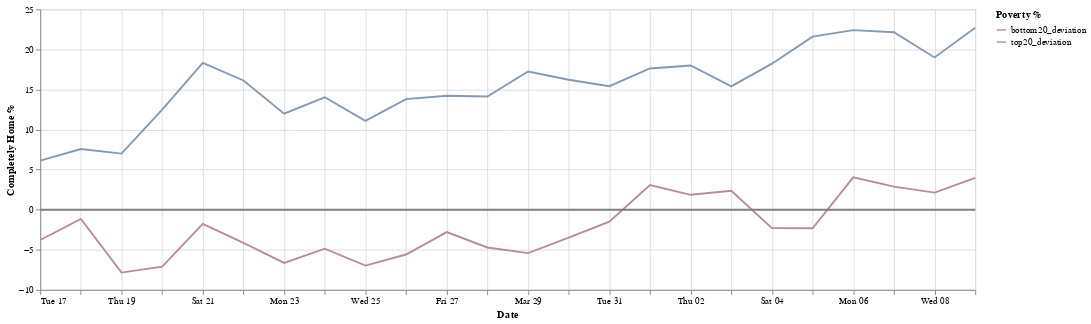

Write notebook code for a chart like this one.
### Markdown cell above
**Oct. 14, 2020: LA County Sees Rise In Workplace Outbreaks As Infection Rate Creeps Upward**

---

### Code cell
start_date = '2020-10-12'
end_date = '2020-10-24'
df3 = apply_date_filter(df,start_date,end_date)
chart = create_chart(df3)
chart

### Figure 1 — Vega-Lite specification as saved in the notebook (floating-point values rounded to 4 significant figures)
{"config": {"view": {"continuousHeight": 300, "continuousWidth": 400}, "range": {"category": {"scheme": ["#E15759", "#a0aab4", "#4E79A7"]}}}, "layer": [{"mark": "line", "encoding": {"color": {"type": "nominal", "field": "Poverty %"}, "x": {"type": "temporal", "field": "date", "title": "Date"}, "y": {"type": "quantitative", "field": "completely home %", "title": "Completely Home %"}}, "transform": [{"fold": ["bottom20_deviation", "top20_deviation"], "as": ["Poverty %", "completely home %"]}], "width": 1000}, {"mark": {"type": "line", "color": "grey"}, "encoding": {"x": {"type": "temporal", "field": "date"}, "y": {"type": "quantitative", "field": "mean 2019"}}}], "data": {"name": "data-545537df846404ac7cc27708bc830069"}, "$schema": "https://vega.github.io/schema/vega-lite/v4.8.1.json", "datasets": {"data-545537df846404ac7cc27708bc830069": [{"date": "2020-03-26T00:00:00+00:00", "top20_perc": 43.94, "bottom20_perc": 24.55, "top20_deviation": 13.79, "bottom20_deviation": -5.592, "mean 2019": 0}, {"date": "2020-03-25T00:00:00+00:00", "top20_perc": 41.23, "bottom20_perc": 23.18, "top20_deviation": 11.08, "bottom20_deviation": -6.968, "mean 2019": 0}, {"date": "2020-03-20T00:00:00+00:00", "top20_perc": 42.64, "bottom20_perc": 23.04, "top20_deviation": 12.5, "bottom20_deviation": -7.102, "mean 2019": 0}, {"date": "2020-04-09T00:00:00+00:00", "top20_perc": 52.84, "bottom20_perc": 34.12, "top20_deviation": 22.7, "bottom20_deviation": 3.978, "mean 2019": 0}, {"date": "2020-03-24T00:00:00+00:00", "top20_perc": 44.18, "bottom20_perc": 25.28, "top20_deviation": 14.03, "bottom20_deviation": -4.867, "mean 2019": 0}, {"date": "2020-03-27T00:00:00+00:00", "top20_perc": 44.36, "bottom20_perc": 27.35, "top20_deviation": 14.21, "bottom20_deviation": -2.8, "mean 2019": 0}, {"date": "2020-03-22T00:00:00+00:00", "top20_perc": 46.27, "bottom20_perc": 26.0, "top20_deviation": 16.13, "bottom20_deviation": -4.142, "mean 2019": 0}, {"date": "2020-03-28T00:00:00+00:00", "top20_perc": 44.27, "bottom20_perc": 25.43, "top20_deviation": 14.13, "bottom20_deviation": -4.715, "mean 2019": 0}, {"date": "2020-04-08T00:00:00+00:00", "top20_perc": 49.14, "bottom20_perc": 32.28, "top20_deviation": 18.99, "bottom20_deviation": 2.137, "mean 2019": 0}, {"date": "2020-03-19T00:00:00+00:00", "top20_perc": 37.14, "bottom20_perc": 22.3, "top20_deviation": 6.997, "bottom20_deviation": -7.846, "mean 2019": 0}, {"date": "2020-04-01T00:00:00+00:00", "top20_perc": 47.76, "bottom20_perc": 33.23, "top20_deviation": 17.62, "bottom20_deviation": 3.08, "mean 2019": 0}, {"date": "2020-04-03T00:00:00+00:00", "top20_perc": 45.53, "bottom20_perc": 32.5, "top20_deviation": 15.39, "bottom20_deviation": 2.354, "mean 2019": 0}, {"date": "2020-04-06T00:00:00+00:00", "top20_perc": 52.56, "bottom20_perc": 34.18, "top20_deviation": 22.41, "bottom20_deviation": 4.033, "mean 2019": 0}, {"date": "2020-03-29T00:00:00+00:00", "top20_perc": 47.39, "bottom20_perc": 24.73, "top20_deviation": 17.25, "bottom20_deviation": -5.42, "mean 2019": 0}, {"date": "2020-04-04T00:00:00+00:00", "top20_perc": 48.37, "bottom20_perc": 27.84, "top20_deviation": 18.22, "bottom20_deviation": -2.304, "mean 2019": 0}, {"date": "2020-03-17T00:00:00+00:00", "top20_perc": 36.26, "bottom20_perc": 26.36, "top20_deviation": 6.119, "bottom20_deviation": -3.781, "mean 2019": 0}, {"date": "2020-04-02T00:00:00+00:00", "top20_perc": 48.14, "bottom20_perc": 32.01, "top20_deviation": 17.99, "bottom20_deviation": 1.862, "mean 2019": 0}, {"date": "2020-03-18T00:00:00+00:00", "top20_perc": 37.71, "bottom20_perc": 28.98, "top20_deviation": 7.567, "bottom20_deviation": -1.162, "mean 2019": 0}, {"date": "2020-03-31T00:00:00+00:00", "top20_perc": 45.56, "bottom20_perc": 28.65, "top20_deviation": 15.41, "bottom20_deviation": -1.491, "mean 2019": 0}, {"date": "2020-03-23T00:00:00+00:00", "top20_perc": 42.14, "bottom20_perc": 23.5, "top20_deviation": 11.99, "bottom20_deviation": -6.644, "mean 2019": 0}, {"date": "2020-03-30T00:00:00+00:00", "top20_perc": 46.36, "bottom20_perc": 26.65, "top20_deviation": 16.22, "bottom20_deviation": -3.499, "mean 2019": 0}, {"date": "2020-03-21T00:00:00+00:00", "top20_perc": 48.46, "bottom20_perc": 28.37, "top20_deviation": 18.32, "bottom20_deviation": -1.771, "mean 2019": 0}, {"date": "2020-04-07T00:00:00+00:00", "top20_perc": 52.29, "bottom20_perc": 33.02, "top20_deviation": 22.15, "bottom20_deviation": 2.873, "mean 2019": 0}, {"date": "2020-04-05T00:00:00+00:00", "top20_perc": 51.74, "bottom20_perc": 27.82, "top20_deviation": 21.6, "bottom20_deviation": -2.321, "mean 2019": 0}]}}
